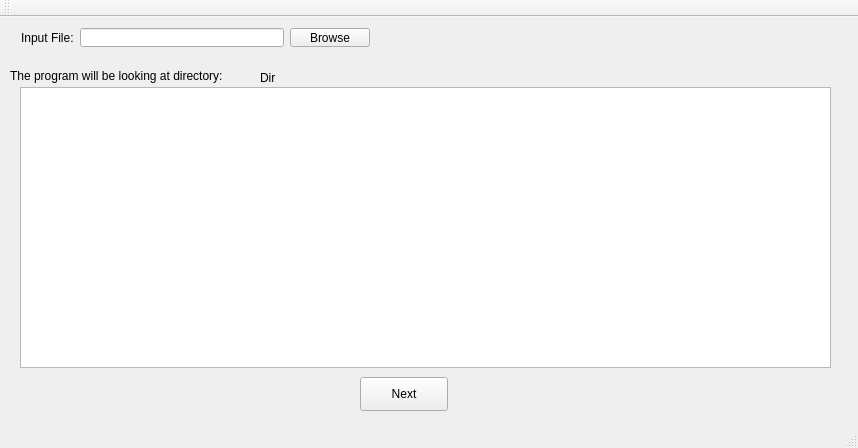
<?xml version="1.0" encoding="UTF-8"?>
<ui version="4.0">
 <class>MainWindow</class>
 <widget class="QMainWindow" name="MainWindow">
  <property name="geometry">
   <rect>
    <x>0</x>
    <y>0</y>
    <width>858</width>
    <height>448</height>
   </rect>
  </property>
  <property name="windowTitle">
   <string>MainWindow</string>
  </property>
  <widget class="QWidget" name="centralWidget">
   <widget class="QWidget" name="layoutWidget">
    <property name="geometry">
     <rect>
      <x>10</x>
      <y>0</y>
      <width>371</width>
      <height>41</height>
     </rect>
    </property>
    <layout class="QHBoxLayout" name="horizontalLayout">
     <item>
      <widget class="QLabel" name="InpFileLab">
       <property name="text">
        <string>Input File:</string>
       </property>
      </widget>
     </item>
     <item>
      <widget class="QLineEdit" name="file_usr_inp"/>
     </item>
     <item>
      <widget class="QPushButton" name="findFile">
       <property name="text">
        <string>Browse</string>
       </property>
      </widget>
     </item>
    </layout>
   </widget>
   <widget class="QPushButton" name="next_button">
    <property name="geometry">
     <rect>
      <x>360</x>
      <y>360</y>
      <width>88</width>
      <height>34</height>
     </rect>
    </property>
    <property name="text">
     <string>Next</string>
    </property>
   </widget>
   <widget class="QTableView" name="display_file">
    <property name="geometry">
     <rect>
      <x>20</x>
      <y>70</y>
      <width>811</width>
      <height>281</height>
     </rect>
    </property>
   </widget>
   <widget class="QLabel" name="DirecLab_1">
    <property name="geometry">
     <rect>
      <x>10</x>
      <y>50</y>
      <width>271</width>
      <height>18</height>
     </rect>
    </property>
    <property name="text">
     <string>The program will be looking at directory: </string>
    </property>
   </widget>
   <widget class="QLabel" name="DirecLab_2">
    <property name="geometry">
     <rect>
      <x>260</x>
      <y>50</y>
      <width>461</width>
      <height>21</height>
     </rect>
    </property>
    <property name="text">
     <string>Dir</string>
    </property>
   </widget>
  </widget>
  <widget class="QMenuBar" name="menuBar">
   <property name="geometry">
    <rect>
     <x>0</x>
     <y>0</y>
     <width>858</width>
     <height>21</height>
    </rect>
   </property>
  </widget>
  <widget class="QToolBar" name="mainToolBar">
   <attribute name="toolBarArea">
    <enum>TopToolBarArea</enum>
   </attribute>
   <attribute name="toolBarBreak">
    <bool>false</bool>
   </attribute>
  </widget>
  <widget class="QStatusBar" name="statusBar"/>
 </widget>
 <layoutdefault spacing="6" margin="11"/>
 <resources/>
 <connections/>
</ui>
